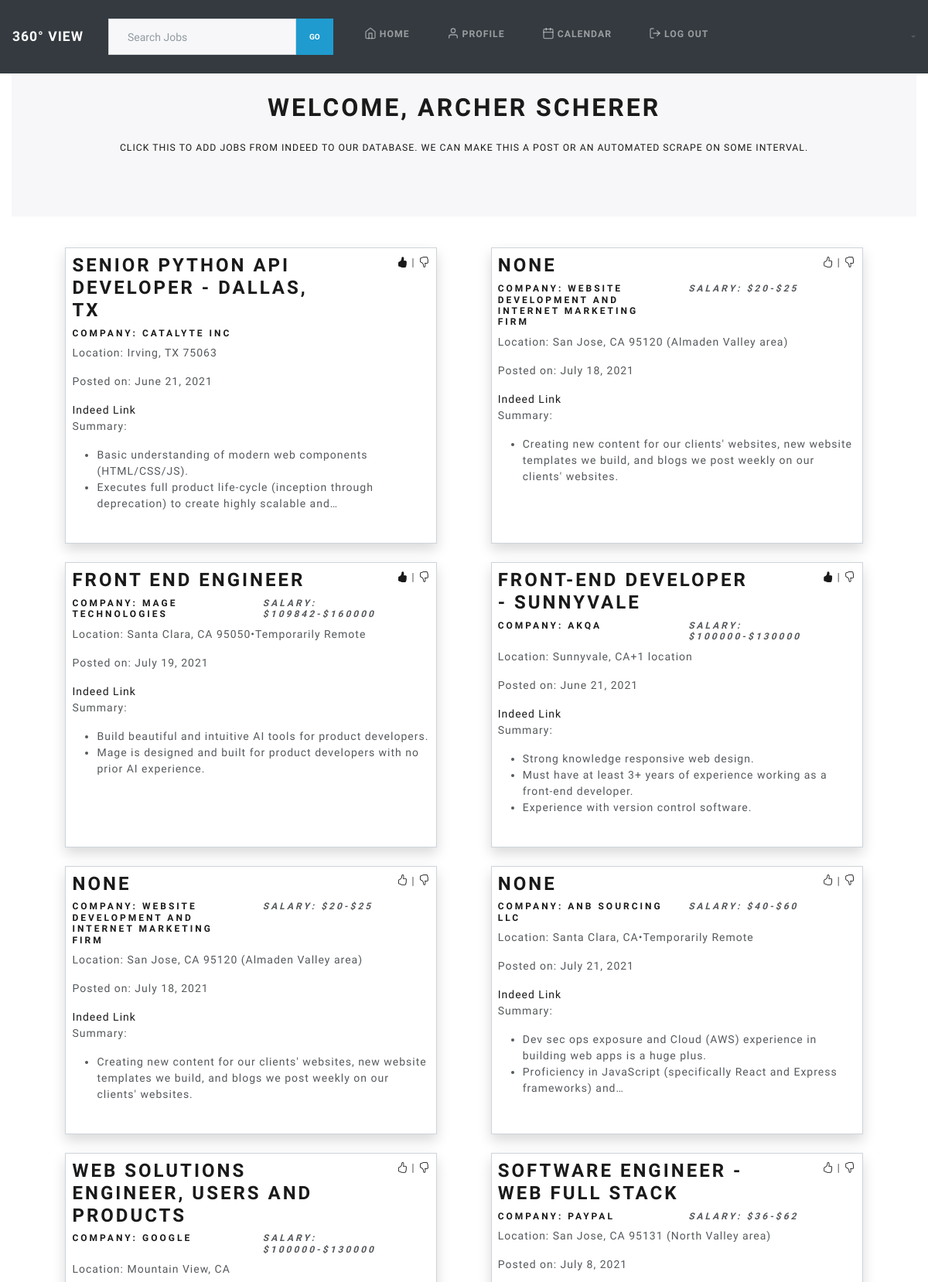
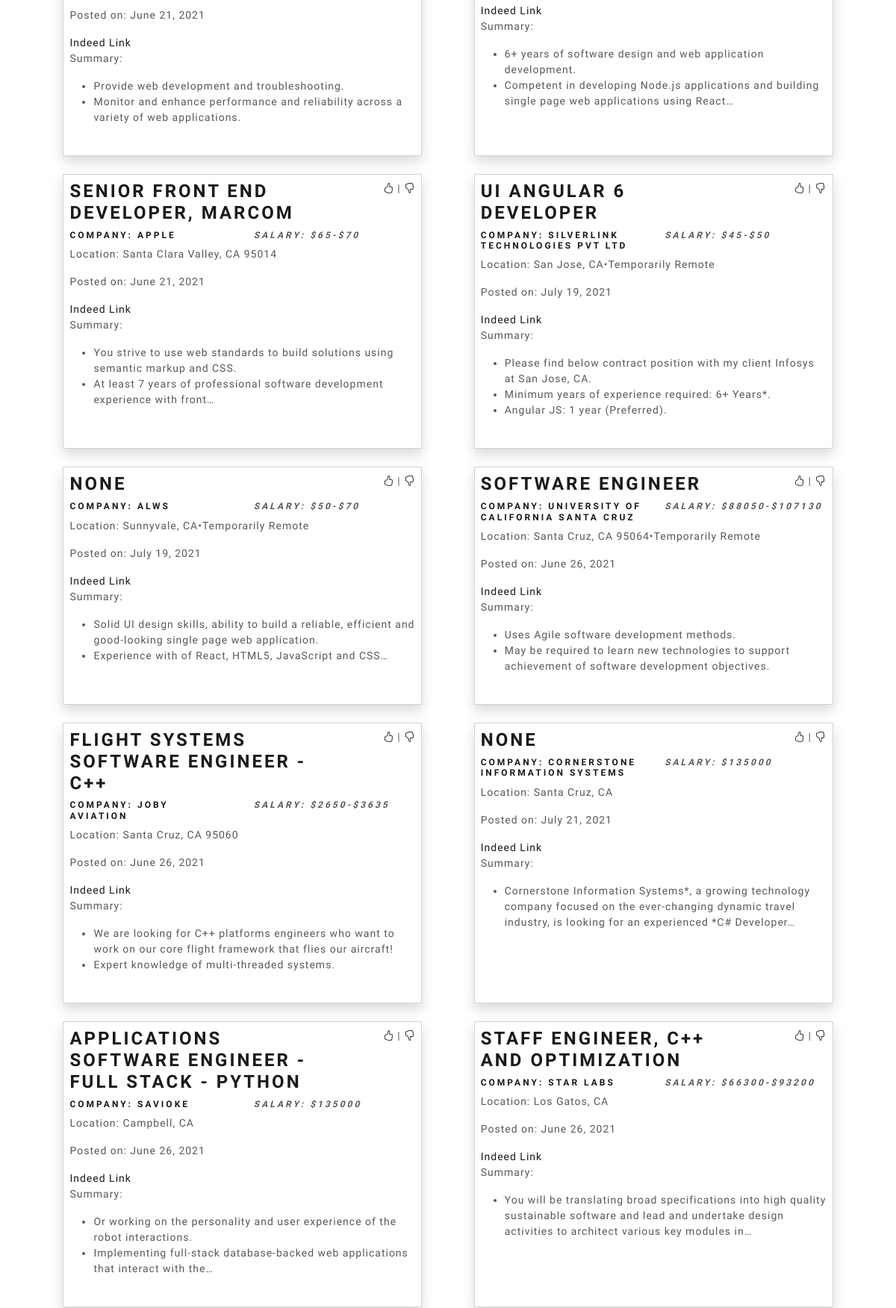
The app's page /job/ (signed in, upper part) with its own data (2 pictures, top to bottom).
### login_reg_app/models.py (models this page shows, shortened)
class User(models.Model):
    first_name = models.CharField(max_length=255)
    last_name = models.CharField(max_length=255)
    email = models.EmailField(max_length=255)
    birthday = models.DateField()
    password = models.CharField(max_length=100)
    user_type = models.CharField(max_length=255, default="agent")
    created_at = models.DateTimeField(auto_now_add=True)
    updated_at = models.DateTimeField(auto_now=True)
    objects = User_Manager()

### jobSearch_app/models.py (models this page shows, shortened)
class Job(models.Model):
    job_title = models.ForeignKey(Position, on_delete=models.CASCADE)
    company = models.CharField(max_length=45)
    location = models.CharField(max_length=45)
    post_date = models.DateField(null=True)
    salary_min = models.IntegerField(blank=True, default=None, null=True)
    salary_max = models.IntegerField(blank=True, default=None, null=True)
    job_url = models.CharField(max_length=255)
    summary = models.CharField(max_length=255, null=True)
    job_desc = models.TextField()
    qualifications = models.ManyToManyField(Qualification, related_name="qual_jobs")
    likes = models.ManyToManyField(User, related_name="job_likes")
    dislikes = models.ManyToManyField(User, related_name="job_dislikes")
    created_at = models.DateField(auto_now=True)
    updated_at = models.DateField(auto_now_add=True)

class Position(models.Model):
    title = models.CharField(max_length=45, null=True)
    created_at = models.DateField(auto_now=True)
    updated_at = models.DateField(auto_now_add=True)
    pos_saves = models.ManyToManyField(User, related_name="user_pos_saves")

### jobSearch_app/views.py (the view)
# urls.py: path('', views.home),
@validate_request
def home(request, logged_user):
    jobs = Job.objects.exclude(dislikes=logged_user)
    for j in jobs:
        j.job_desc = ast.literal_eval(j.job_desc)
        j.summary = j.summary.split(";")
        j.summary.pop()
    context = {
        "user": logged_user,
        'jobs': jobs,
    }
    return render(request, "home.html", context)

### jobSearch_app/templates/home.html (shortened to what this page needs)
<!DOCTYPE html>
<html lang="en">
<head>
    <link rel="stylesheet" href="https://cdn.jsdelivr.net/npm/bootstrap@5.0.1/dist/css/bootstrap.min.css">
    <link rel="stylesheet" href="https://cdn.jsdelivr.net/npm/bootswatch@4.5.2/dist/lux/bootstrap.min.css">
    <link rel="stylesheet" href="https://cdn.jsdelivr.net/npm/bootstrap-icons@1.3.0/font/bootstrap-icons.css">
    <link rel="stylesheet" href="//code.jquery.com/ui/1.12.1/themes/base/jquery-ui.css">
    {% load static %}
    <link rel="stylesheet" href="{% static 'css/styles.css' %}">
</head>
<body class="text-center d-flex flex-column min-vh-100" style="padding-top: 3.5rem;">
    {% include "top-nav.html" %}
    <div class="container-fluid">
        <main role="main" class="inner cover">
            <div class="jumbotron h2">
                <h1 class="cover-heading">Welcome, {{ user.first_name }} {{ user.last_name }}</h1>
                <a class="btn btn-link text-primary" href="/job/find_jobs">Click this to add jobs from indeed to our database.  We can make this a post or an automated scrape on some interval.</a>
            </div>
            {% for job in jobs %}
            {% if forloop.counter0|divisibleby:2 %}
            <div class="row d-flex justify-content-evenly m-2">
                {% include 'job-tile.html' %}
            {% else %}
                {% include 'job-tile.html' %}
            </div>
            {% endif %}
            {% endfor %}
        </main>
    </div>
</body>
</html>

### jobSearch_app/templates/job-tile.html (shortened to what this page needs)
<div class="col-md-5 m-2 p-2 text-left border border-secondary shadow ">
    <div class="row">
        <div class="col-sm-9">
            <h3><a href="/job/{{job.id}}">{{job.job_title.title}}</a></h3>
        </div>
        <div class="col-sm-3 text-right">
            {% if job in user.job_likes.all %}
            <a class="likebutton  pr-1" name="Reset" style="cursor: pointer;" id="like{{job.id}}"  data-catid="{{job.id}}"><i class="bi bi-hand-thumbs-up-fill"></i></a><span>|</span>
            {% else %}
            <a class="likebutton  pr-1" name="Like" style="cursor: pointer;" id="like{{job.id}}"  data-catid="{{job.id}}"><i class="bi bi-hand-thumbs-up"></i></a><span>|</span>
            {% endif %}
            <a class="dislikebutton" name="Dislike" style="cursor: pointer;" id="dislike{{job.id}}" data-catid="{{job.id}}"><i class="bi bi-hand-thumbs-down"></i></a>
        </div>
    </div>
    <div class="row">
        <div class="col">
            <h6>Company: {{job.company}}</h6>
        </div>
        <div class="col">
            {% if job.salary_max %}
            <h6 class="text-secondary"><em>Salary: {% if job.salary_min %}${{ job.salary_min }}-{% endif %}${{ job.salary_max }}</em></h6>
            {% endif %}
        </div>
    </div>
    <p>Location: {{job.location}}</p>
    <p>Posted on: {{ job.post_date }}</p>
    <a href="{{job.job_url}}" target="_blank">Indeed Link</a>
    <p>Summary:</p>
    <ul>
        {% for line in job.summary %}
        <li>{{ line }}</li>
        {% endfor %}
    </ul>
    <div class="row">
    </div>
</div>

### jobSearch_app/static/css/styles.css (style rules this page uses)
html { position: relative; min-height: 100%; }
body { margin-bottom: 60px; }

### records on screen
User: first_name "ARCHER", last_name "SCHERER"
Job: job_title "SENIOR PYTHON API DEVELOPER - DALLAS, TX", company "CATALYTE INC", location "Irving, TX 75063", post_date "June 21, 2021", summary "Basic understanding of modern web components (HTML/CSS/JS)." "Executes full product life-cycle (inception through deprecation) to create highly scalable and…"
Job: job_title "NONE", company "WEBSITE DEVELOPMENT AND INTERNET MARKETING FIRM", salary_min "20", salary_max "25", location "San Jose, CA 95120 (Almaden Valley area)", post_date "July 18, 2021", summary "Creating new content for our clients' websites, new website templates we build, and blogs we post weekly on our clients' websites."
Job: job_title "FRONT END ENGINEER", company "MAGE TECHNOLOGIES", salary_min "109842", salary_max "160000", location "Santa Clara, CA 95050•Temporarily Remote", post_date "July 19, 2021", summary "Build beautiful and intuitive AI tools for product developers." "Mage is designed and built for product developers with no prior AI experience."
Job: job_title "FRONT-END DEVELOPER - SUNNYVALE", company "AKQA", salary_min "100000", salary_max "130000", location "Sunnyvale, CA+1 location", post_date "June 21, 2021", summary "Strong knowledge responsive web design." "Must have at least 3+ years of experience working as a front-end developer." "Experience with version control software."
Job: job_title "NONE", company "WEBSITE DEVELOPMENT AND INTERNET MARKETING FIRM", salary_min "20", salary_max "25", location "San Jose, CA 95120 (Almaden Valley area)", post_date "July 18, 2021", summary "Creating new content for our clients' websites, new website templates we build, and blogs we post weekly on our clients' websites."
Job: job_title "NONE", company "ANB SOURCING LLC", salary_min "40", salary_max "60", location "Santa Clara, CA•Temporarily Remote", post_date "July 21, 2021", summary "Dev sec ops exposure and Cloud (AWS) experience in building web apps is a huge plus." "Proficiency in JavaScript (specifically React and Express frameworks) and…"
Job: job_title "WEB SOLUTIONS ENGINEER, USERS AND PRODUCTS", company "GOOGLE", salary_min "100000", salary_max "130000", location "Mountain View, CA", post_date "June 21, 2021", summary "Provide web development and troubleshooting." "Monitor and enhance performance and reliability across a variety of web applications."
Job: job_title "SOFTWARE ENGINEER - WEB FULL STACK", company "PAYPAL", salary_min "36", salary_max "62", location "San Jose, CA 95131 (North Valley area)", post_date "July 8, 2021", summary "6+ years of software design and web application development." "Competent in developing Node.js applications and building single page web applications using React…"
Job: job_title "SENIOR FRONT END DEVELOPER, MARCOM", company "APPLE", salary_min "65", salary_max "70", location "Santa Clara Valley, CA 95014", post_date "June 21, 2021", summary "You strive to use web standards to build solutions using semantic markup and CSS." "At least 7 years of professional software development experience with front…"
Job: job_title "UI ANGULAR 6 DEVELOPER", company "SILVERLINK TECHNOLOGIES PVT LTD", salary_min "45", salary_max "50", location "San Jose, CA•Temporarily Remote", post_date "July 19, 2021", summary "Please find below contract position with my client Infosys at San Jose, CA." "Minimum years of experience required: 6+ Years*." "Angular JS: 1 year (Preferred)."
Job: job_title "NONE", company "ALWS", salary_min "50", salary_max "70", location "Sunnyvale, CA•Temporarily Remote", post_date "July 19, 2021", summary "Solid UI design skills, ability to build a reliable, efficient and good-looking single page web application." "Experience with of React, HTML5, JavaScript and CSS…"
Job: job_title "SOFTWARE ENGINEER", company "UNIVERSITY OF CALIFORNIA SANTA CRUZ", salary_min "88050", salary_max "107130", location "Santa Cruz, CA 95064•Temporarily Remote", post_date "June 26, 2021", summary "Uses Agile software development methods." "May be required to learn new technologies to support achievement of software development objectives."
Job: job_title "FLIGHT SYSTEMS SOFTWARE ENGINEER - C++", company "JOBY AVIATION", salary_min "2650", salary_max "3635", location "Santa Cruz, CA 95060", post_date "June 26, 2021", summary "We are looking for C++ platforms engineers who want to work on our core flight framework that flies our aircraft!" "Expert knowledge of multi-threaded systems."
Job: job_title "NONE", company "CORNERSTONE INFORMATION SYSTEMS", salary_max "135000", location "Santa Cruz, CA", post_date "July 21, 2021", summary "Cornerstone Information Systems*, a growing technology company focused on the ever-changing dynamic travel industry, is looking for an experienced *C# Developer…"
Job: job_title "APPLICATIONS SOFTWARE ENGINEER - FULL STACK - PYTHON", company "SAVIOKE", salary_max "135000", location "Campbell, CA", post_date "June 26, 2021", summary "Or working on the personality and user experience of the robot interactions." "Implementing full-stack database-backed web applications that interact with the…"
Job: job_title "STAFF ENGINEER, C++ AND OPTIMIZATION", company "STAR LABS", salary_min "66300", salary_max "93200", location "Los Gatos, CA", post_date "June 26, 2021", summary "You will be translating broad specifications into high quality sustainable software and lead and undertake design activities to architect various key modules in…"
